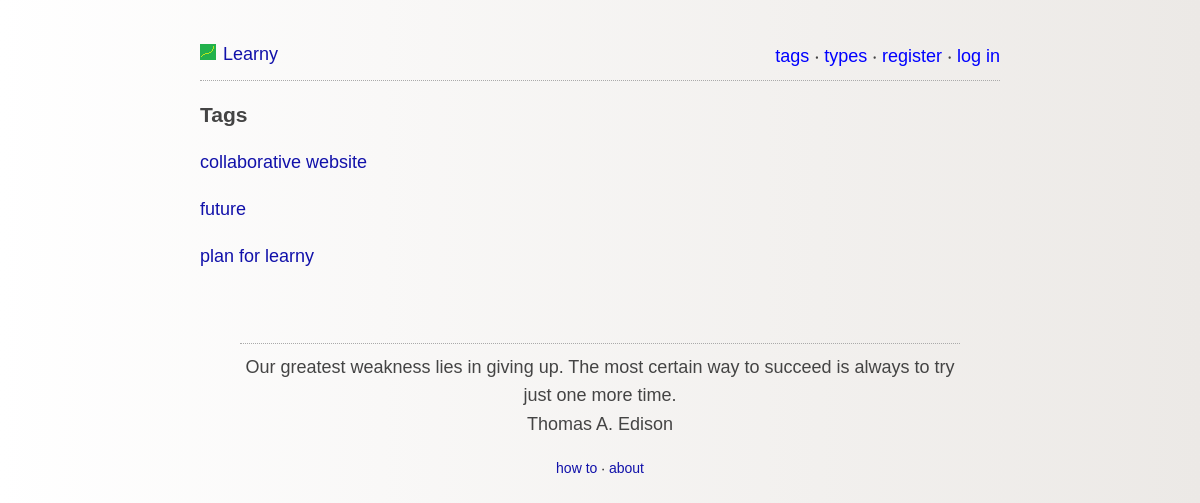
Before: /browse_by_tag.php with the older database file.
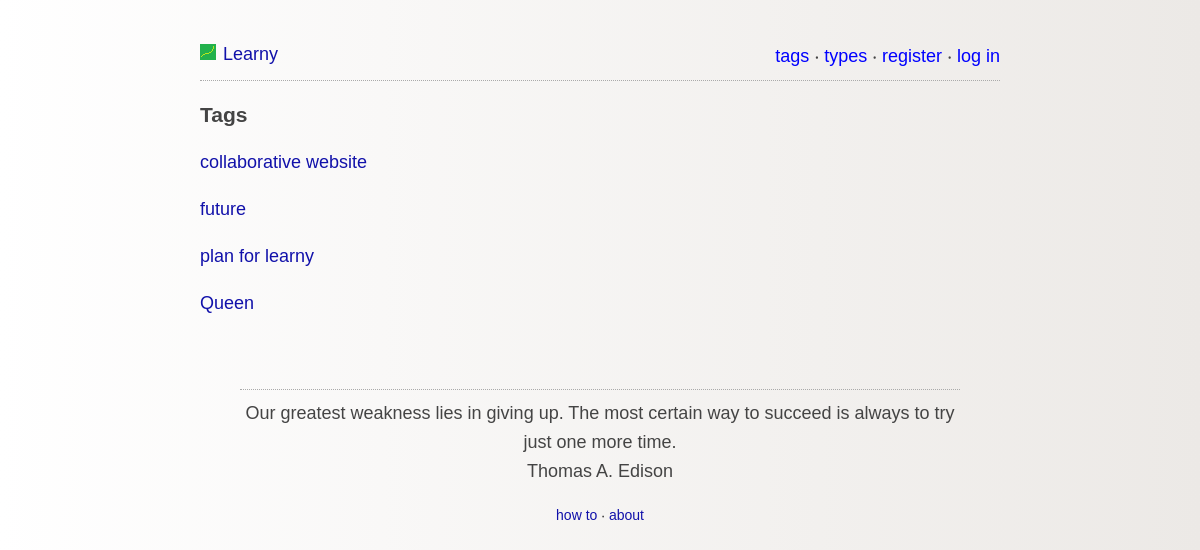
After: the same page with the newer database file.
### tables this page shows
CREATE TABLE IF NOT EXISTS `tags` (
  `id` int(11) NOT NULL AUTO_INCREMENT,
  `name` varchar(255) NOT NULL,
  PRIMARY KEY (`id`),
  UNIQUE KEY `name` (`name`)
);

### lib/tagClass.php (called while the page is built, shortened)
<?php
class tagClass{
	public function fetchTags(){
		try{
			$db = getDB();
			$stmt = $db->prepare("SELECT name FROM tags");
			$stmt->execute();
			$data = $stmt->fetchAll(PDO::FETCH_OBJ);
			return $data;
		}
		catch(PDOException $e){
			echo '{"error":{"text":'. $e->getMessage() .'}}';
		}
	}
}
?>

### browse_by_tag.php (the view, shortened to what this page needs)
<?php
	require('lib/tagClass.php');
	$tagClass = new tagClass();
	$tags = $tagClass->fetchTags();
?>
<html>
	<head>
		<?php include 'partials/header.php' ?>
	</head>
	<body>
		<div id="content">
			<?php include 'partials/top_menu.php' ?>
			<header>
				<h3>Tags</h3>
			</header>
			<?php
				foreach($tags as $tag){
					echo "<p><a href='tag.php?name=$tag->name'>$tag->name</a></p>";
				}
			?>
			<?php include 'partials/quote_block.php' ?>
			<?php include 'partials/footer.php' ?>
		</div>
	</body>
</html>

Changed rows visible on the page:
added tags: name "Queen"
